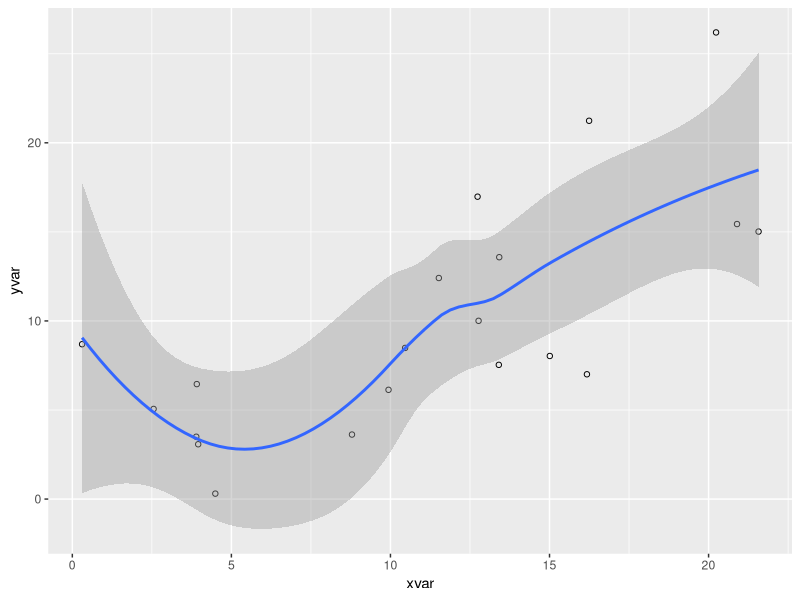

The R source for this figure:
## ---- chunk 1
summary(cars)
## ---- chunk 2
#| label: fig-pressure
#| fig-cap: "Pressure"
#| code-fold: true

library(ggplot2)
dat <- data.frame(cond = rep(c("A", "B"), each=10),
                  xvar = 1:20 + rnorm(20,sd=3),
                  yvar = 1:20 + rnorm(20,sd=3))

ggplot(dat, aes(x=xvar, y=yvar)) +
    geom_point(shape=1) + 
    geom_smooth() 
## ---- chunk 3
knitr::kable(head(ggplot2::diamonds))
